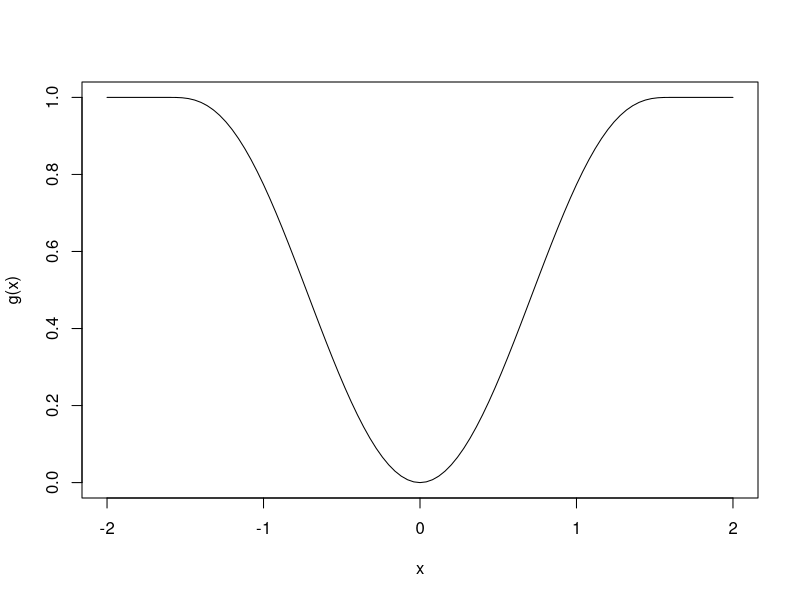
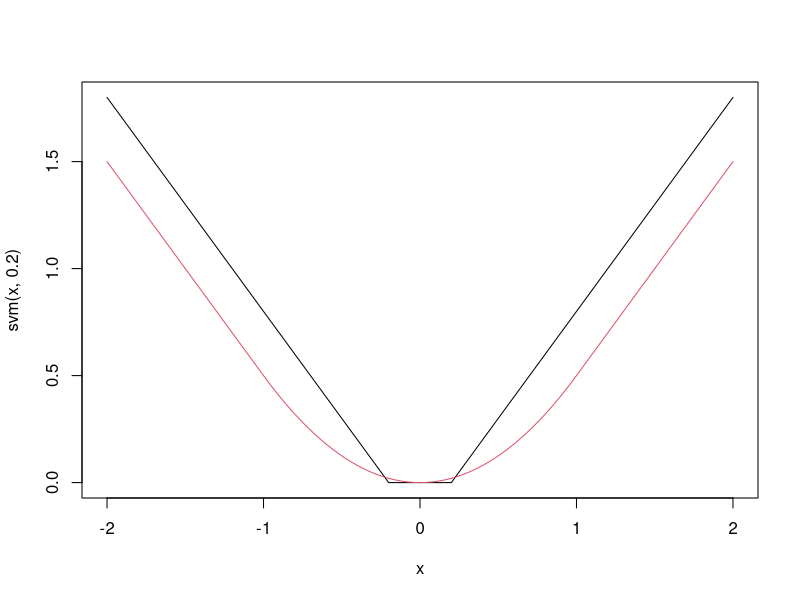
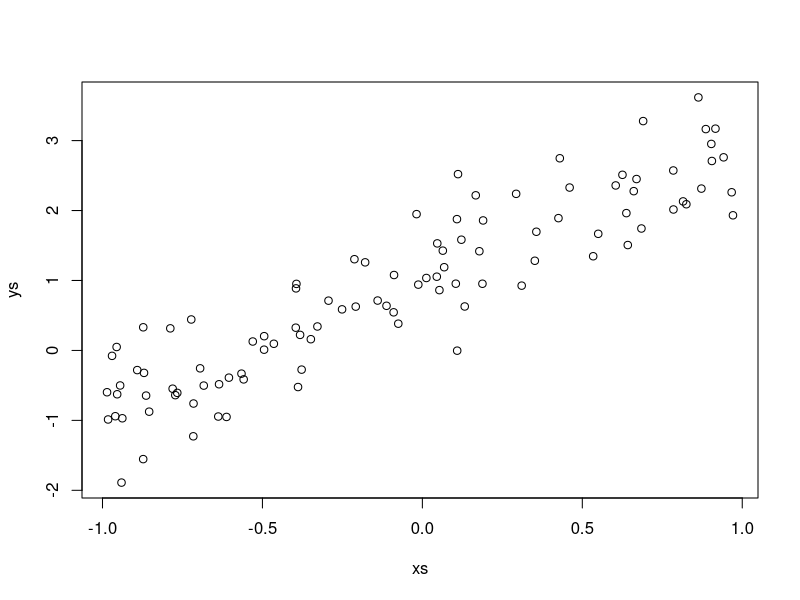
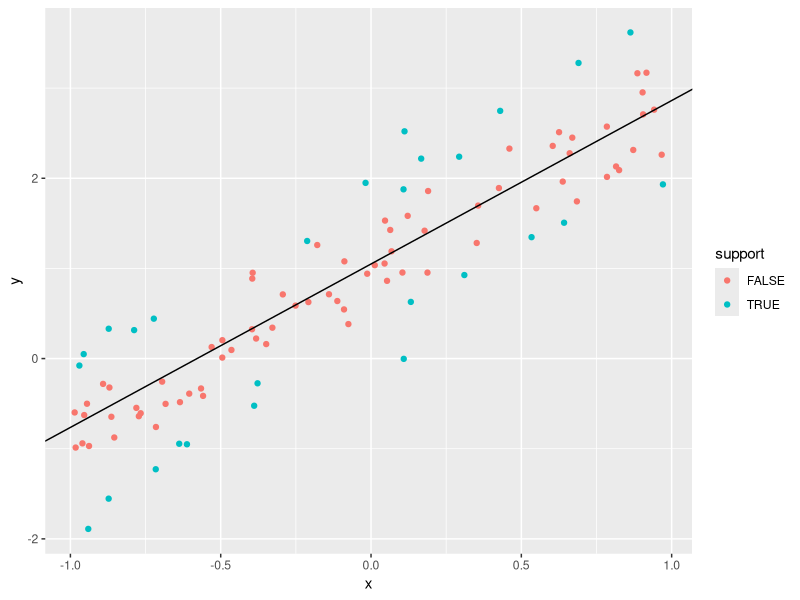
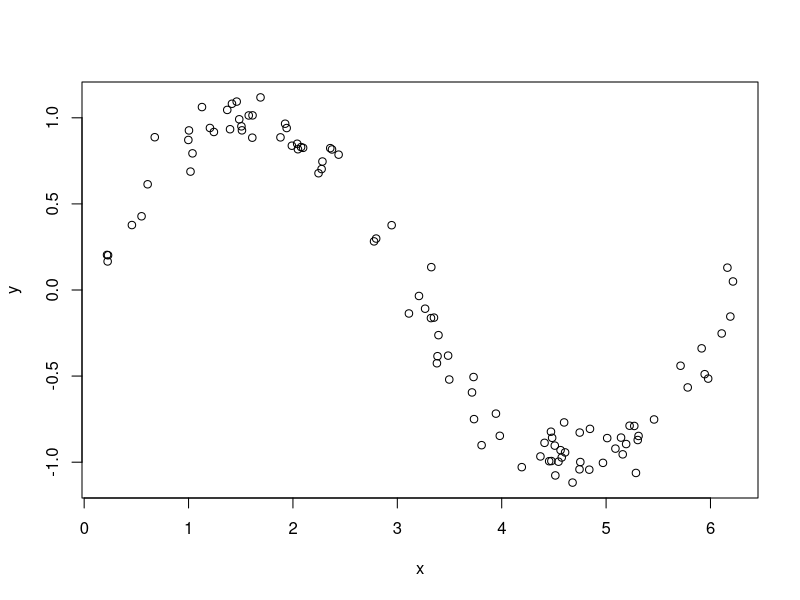
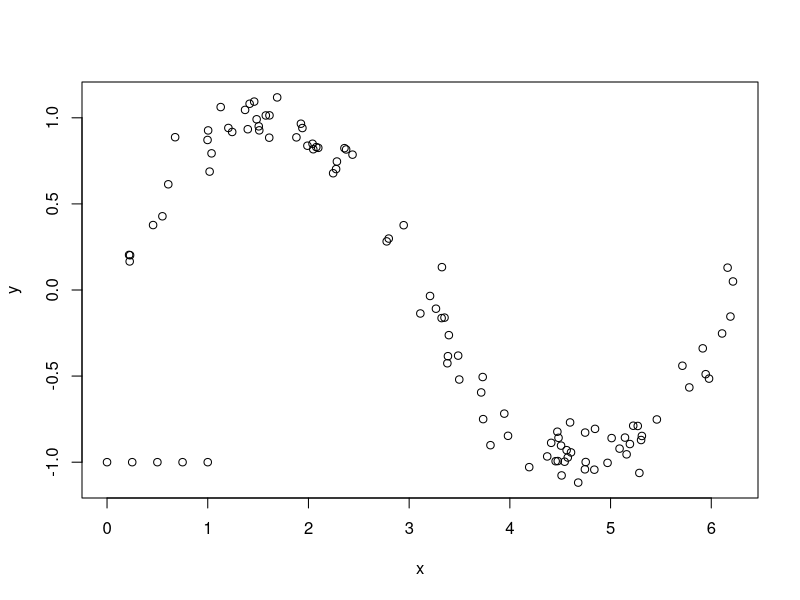
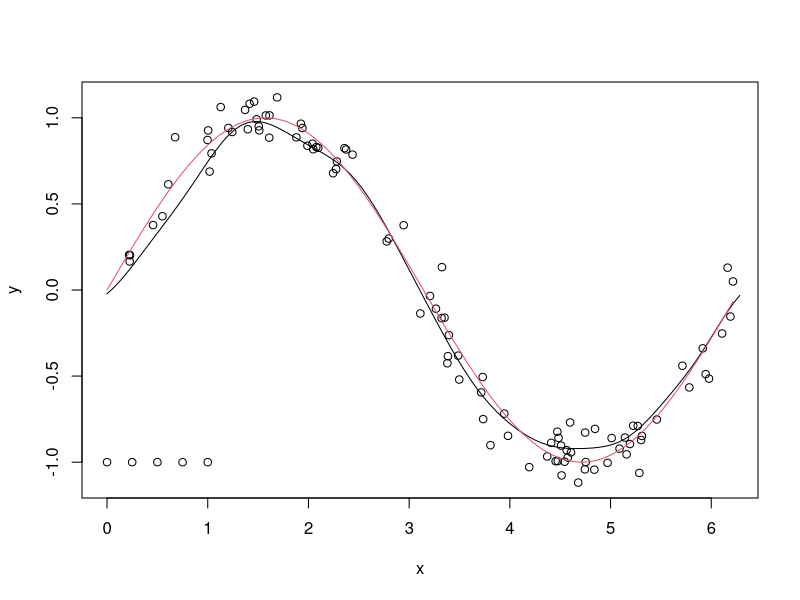
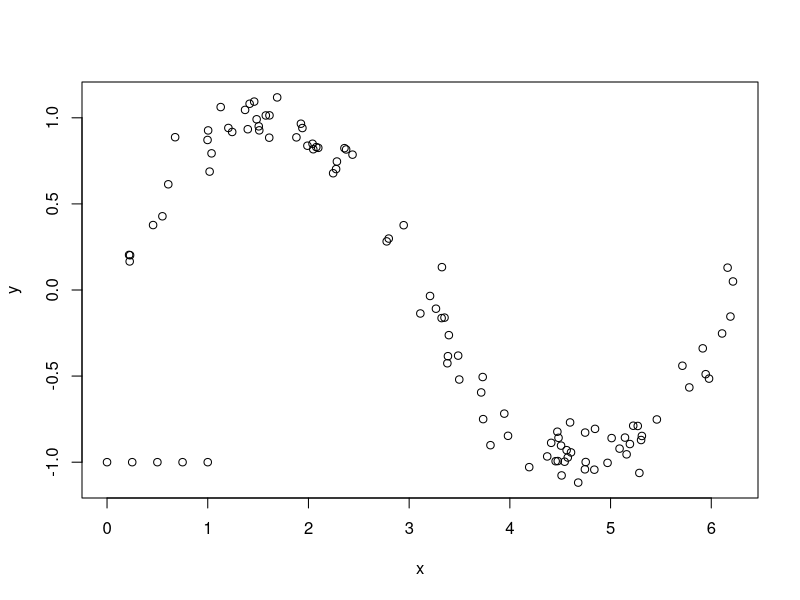

Reproduce these figures in R, in order.
## ---- chunk 1
curve(robustbase::Mchi(x, cc = 1.6, psi = "bisquare"), from = -2, to = 2,
      ylab = "g(x)")
## ---- chunk 2
svm <- function(x, epsilon = 1) {
  pmax(0, abs(x) - epsilon)
}
curve(svm(x, .2), from = -2, to = 2)
curve(robustbase::Mchi(x, psi = "huber", cc = 1), add = T, col = 2)
## ---- chunk 3
sigma <- matrix(rnorm(9), ncol = 3)
sigma <- t(sigma) %*% sigma
dd <- matrix(MASS::mvrnorm(100 * 3, mu = c(0,0,0), Sigma = sigma), ncol = 3)
cor(dd)
df <- data.frame(dd)
library(tidyverse)
df <- mutate(df, response = 1 + 2 * X1 + 3 * X2 + 4 * X3 + 8 * rt(100, 4))
summary(lm(response ~ ., data =df))
## ---- chunk 4
svm_error <- function(beta) {
  yhat <- beta[1] + dd %*% beta[2:4]
  lambda * sum(svm(df$response - yhat, epsilon = 1)) + sum(beta[2:4]^2)
}
lambda <- 1
optim(par = c(1,2,3,4), fn = svm_error)
## ---- chunk 5
svm_error <- function(beta, lambda, dd_train, df_train) {
  yhat <- beta[1] + dd_train %*% beta[2:4]
  lambda * sum(svm(df_train$response - yhat, epsilon = .5)) + sum(beta[2:4]^2)
}
svm_rmse <- replicate(100, {
  train_indices <- sample(100, 75)
  test_indices <- (1:100)[-train_indices]
  dd_train <- dd[train_indices,]
  df_train <- df[train_indices,]
  dd_test <- dd[test_indices,]
  beta <- optim(par = c(1,2,3,4), fn = svm_error, 
                  lambda = lambda, 
                  dd_train = dd_train,
                  df_train = df_train)$par
  yhats <- beta[1] + dd_test %*% beta[2:4]
  errors <- df$response[test_indices] - yhats
  sqrt(mean(errors^2))
})
mean(svm_rmse)
## ---- chunk 6
svm_error <- function(beta, lambda, dd_train, df_train) {
  yhat <- beta[1] + dd_train %*% beta[2:4]
  lambda * sum(svm(df_train$response - yhat, epsilon = .5)) + sum(beta[2:4]^2)
}
sapply((2)^((-6):14), function(lambda) {

  svm_rmse <- replicate(100, {
    train_indices <- sample(100, 75)
    test_indices <- (1:100)[-train_indices]
    dd_train <- dd[train_indices,]
    df_train <- df[train_indices,]
    dd_test <- dd[test_indices,]
    beta <- optim(par = c(1,2,3,4), fn = svm_error, 
                  lambda = lambda, 
                  dd_train = dd_train,
                  df_train = df_train)$par
    yhats <- beta[1] + dd_test %*% beta[2:4]
    errors <- df$response[test_indices] - yhats
    sqrt(mean(errors^2))
  })
  c(lambda = lambda, mu = mean(svm_rmse), sdev = sd(svm_rmse))
})
## ---- chunk 7
lm_rmse <- replicate(100, {
  train_indices <- sample(100, 75)
  test_indices <- (1:100)[-train_indices]
  dd_train <- dd[train_indices,]
  df_train <- df[train_indices,]
  dd_test <- dd[test_indices,]
  mod <- lm(response ~ ., data = df_train)
  yhats <- predict(mod, newdata = df[test_indices,])
  errors <- df$response[test_indices] - yhats
  sqrt(mean(errors^2))
})
mean(lm_rmse)
## ---- chunk 8
xs <- runif(100, -1, 1)
ys <- 1 + 2 * xs + rnorm(100, 0, .5)
plot(xs, ys)
## ---- chunk 9
library(kernlab)
tuneGrid <- data.frame(C = 2^((-4):4))
df <- data.frame(x = xs, y = ys)
tuneGrid <- data.frame(C = 2^((-4):4))
caret::train(y ~ x,
             data = df,
             method = "svmLinear",
             tuneGrid = tuneGrid,
             preProcess = c("center", "scale")
              )
## ---- chunk 10
mod <- kernlab::ksvm(x = xs, 
                     y = ys, 
                     kernel = "vanilladot", #linear regression
                     scaled = FALSE, #for illustration purposes
                     C = 1,
                     epsilon = .1)
kernlab::alpha(mod)
kernlab::alphaindex(mod)
## ---- chunk 11
(-b(mod) + sum(alpha(mod) * xs[alphaindex(mod)] * 1.5)) 
predict(mod, newdata = 1.5)
## ---- chunk 12
mod <- kernlab::ksvm(x = xs, 
                     y = ys, 
                     kernel = "vanilladot", #linear regression
                     C = 1,
                     epsilon = .5)
alphaindex(mod)
## ---- chunk 13
df$support <- FALSE
df$support[kernlab::alphaindex(mod)] <- TRUE
which(abs(predict(mod, newdata = xs) - ys) > .5)
## ---- chunk 14
m <- (diff(predict(mod, newdata = c(1,2))))
b <- predict(mod, newdata = 0)
ggplot(df, aes(x = x, y = y, color = support)) + 
  geom_point() +
  geom_abline(slope = m, intercept = b)
## ---- chunk 15
set.seed(342020)
sigma <- matrix(rnorm(9), ncol = 3)
sigma <- t(sigma) %*% sigma
dd <- matrix(MASS::mvrnorm(50, mu = c(0,0,0), Sigma = sigma), ncol = 3)
df <- data.frame(dd)
df <- mutate(df, response = 1 + 2 * X1 + 3 * X2 + 4 * X3 + 8 * rt(10, 4))


library(kernlab)
tuneGrid <- data.frame(C = 2^((-4):4))
caret::train(response ~ ., 
             data = df,
             method = "svmLinear",
             tuneGrid = tuneGrid,
             preProcess = c("center", "scale")
              )
## ---- chunk 16
mod <- kernlab::ksvm(x = dd, 
                     y = df$response, 
                     kernel = "vanilladot", 
                     C = 0.25,
                     scaled = FALSE) #for illustrative purposes
kernlab::alpha(mod)
kernlab::alphaindex(mod)
## ---- chunk 17
x <- c(1,2,3)
ip <- function(x, y) {
  sum(x * y)
}
ips <- apply(dd[alphaindex(mod),], 1, function(y) ip(y,x))
-b(mod) + sum(alpha(mod) * ips)
predict(mod, newdata = matrix(c(1,2,3), nrow = 1))
## ---- chunk 18
sincurve <- data.frame(x = runif(100, 0, 2 * pi))
sincurve$y <- sin(sincurve$x) + rnorm(100, 0, .1)
plot(sincurve) 
## ---- chunk 19
sincurve <- rbind(sincurve, data.frame(x = seq(0, 1, length.out = 5), y = -1))
plot(sincurve)
## ---- chunk 20
c_mod <- caret::train(y ~ x, 
             data = sincurve,
             method = "svmRadial"
             )
c_mod$bestTune

svm_mod <- ksvm(x = sincurve$x, y = sincurve$y,
                C = c_mod$bestTune$C, 
                epsilon = .1, 
                sigma = c_mod$bestTune$sigma
                )
new_x <- seq(0, 2*pi, length.out = 100)
new_y <- predict(svm_mod, newdata = seq(0, 2 * pi, length.out = 100))
plot(sincurve)
points(new_x, new_y, type = "l")
curve(sin(x), add = T, col = 2)
## ---- chunk 21
plot(sincurve)
## ---- chunk 22
distances <- abs(3 - sincurve$x)
## ---- chunk 23
sincurve <- mutate(sincurve, d3 = abs( 3 - x))
arrange(sincurve, d3) %>% 
  top_n(n = 2, wt = -d3) 
## ---- chunk 24
new_xs <- seq(0, 2 * pi, length.out = 500)
new_ys <- sapply(new_xs, function(z) {
  sincurve <- mutate(sincurve, d3 = abs(z - x))
  arrange(sincurve, d3) %>% 
    top_n(n = 2, wt = -d3) %>% 
    pull(y) %>% 
    mean()
})
plot(sincurve$x, sincurve$y)
lines(new_xs, new_ys, type = "l")
## ---- chunk 25
mod <- knnreg(y ~ x, data = sincurve, k = 2)
predict(mod, newdata = data.frame(x = 3))
## ---- chunk 26
tune_k <- data.frame(k = 1:20)
knn_train <- train(y ~ x, 
                   trControl = trainControl(method = "repeatedcv", repeats = 5),
      data = sincurve, 
      method = "knn",
      tuneGrid = tune_k)
knn_train$results
## ---- chunk 27
best_k <- which.min(knn_train$results$RMSE)
one_sd <- knn_train$results$RMSE[best_k] + knn_train$results$RMSESD[best_k]
filter(knn_train$results, RMSE < one_sd) %>% 
  pull(k)
